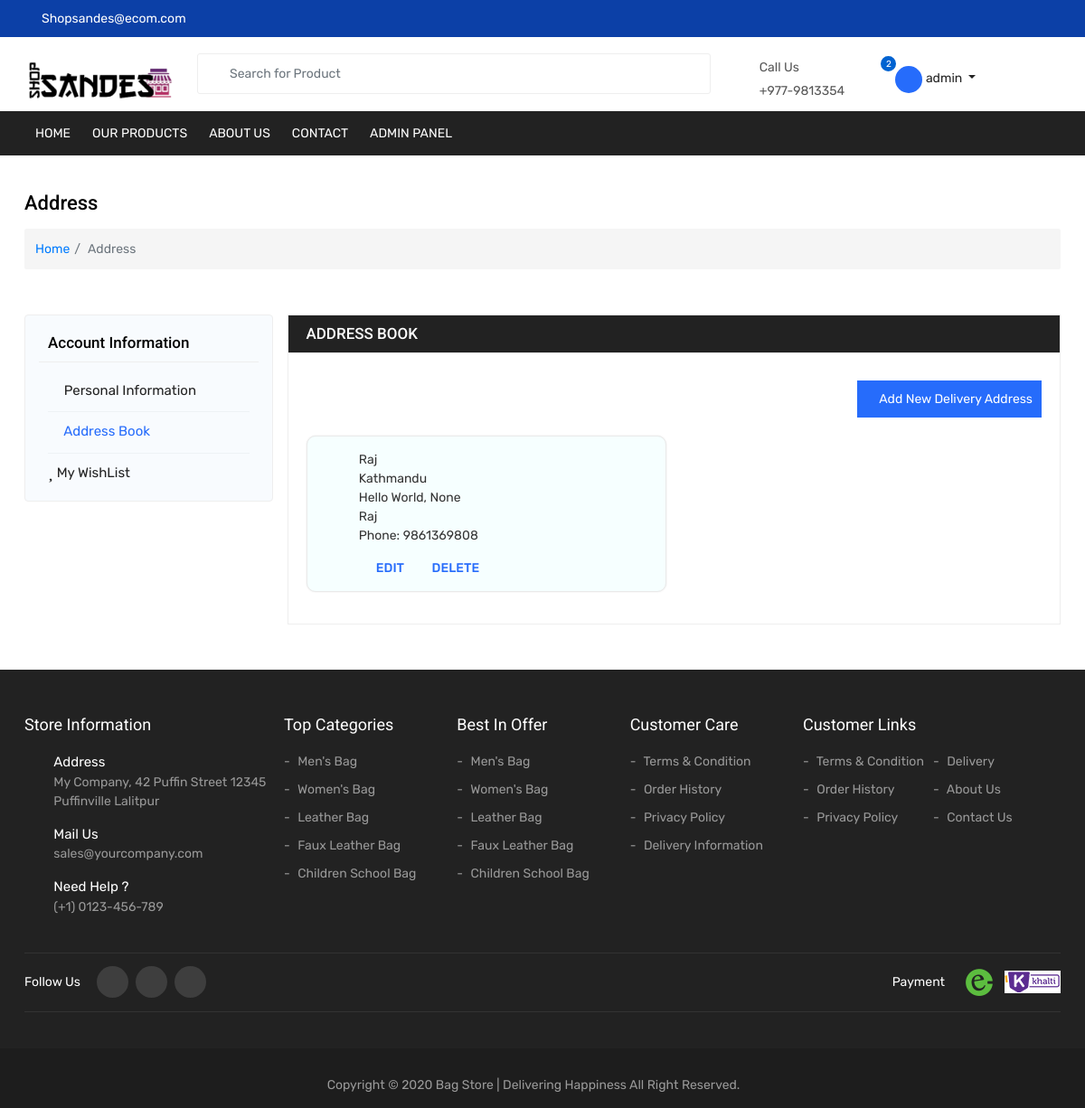
Screenshot of /Registration/My-address/ (signed in) with the database file from the repository.
### cart/models.py (models this page shows, shortened)
class Cart(models.Model):
    cart_user = models.OneToOneField(User, on_delete=models.CASCADE)
    is_paid = models.BooleanField(default=False)
    def total_items(self):
        total = sum(item.quantity for item in self.cartitem_set.all())
        return total

class CartItem(models.Model):
    cart = models.ForeignKey(Cart, on_delete=models.CASCADE)
    product = models.ForeignKey(Product, on_delete=models.CASCADE, related_name='products')
    quantity = models.PositiveIntegerField(default=1)
    total_price = models.FloatField(blank=True, null=True)

### accounts/models.py (models this page shows, shortened)
class Addres(models.Model):
    fname = models.CharField(max_length=100, default='')
    lname = models.CharField(max_length=100, default='')
    user = models.ForeignKey(User, on_delete=models.CASCADE)
    province = models.CharField(max_length=100)
    address = models.CharField(max_length=100)
    inner_address = models.CharField(max_length=100, blank=True, null=True)
    is_default = models.BooleanField(default=True)
    dlvr_contact = models.IntegerField()

### accounts/views.py (the view)
# urls.py: path('My-address/', views.address_info, name='address_info'),
@login_required
def address_info(request):
    data = Addres.objects.filter(user=request.user)
    context = {
        'data': data,
    }
    return render(request, 'acc_details/address.html', context)

### accounts/templates/acc_details/address.html (shortened to what this page needs)
{% extends 'base.html' %}
{% load static %}
{% block content %}
{% include 'includes/ecomsg.html' %}
<section class="page__breadcrumb">
    <div class="container">
      <div class="breadcrumb__title">
        <h2>Address </h2>
      </div>
      <ol class="breadcrumb indigo lighten-4">
        <li class="breadcrumb-item"><a class="black-text" href="#">Home</a></li>
        <li class="breadcrumb-item active">Address</li>
      </ol>
    </div>
  </section>
  <main>
    <section class="main__content">
      <div class="user__dashboard">
        <div class="container">
          <div class="row no-gutters">
            <div class="col* col-md-4 col-lg-3 user__dashboardLeft">
              <div class="user__sidebar sticky-top">
                <div class="side__bar__user">
                  <h3 class="user__dashboard__title">Account Information</h3>
                  <ul>
                    <li class="">
                      <a href="{% url 'account_info' %}"><i class="las la-user"></i> <span>Personal Information</span></a>
                    </li>
                    <li class="active">
                      <a href="{% url 'address_info' %}"><i class="las la-map-marked-alt"></i> <span>Address Book</span></a>
                    </li>
                    <li class="">
                      <a href="{% url 'wishlist_display' %}"><i class="las la-heart"></i> <span>My WishList</span></a>
                    </li>
                  </ul>
                </div>
              </div>
            </div>
            <div class="col* col-md-8 col-lg-9 user__dashboardRight">
              <div class="dashboard__bg">
                <h3 class="dashboard__bgTitle">Address Book</h3>
                <div class="p-y user__form">
                  <div class="address__main">
                    <a href="#" class="address__book">
                      <i class="las la-plus"></i> Add New Delivery Address
                    </a>
                  </div>
                  <div class="addressList__box">
                    <div class="row no-gutters">
                      {% for d in data %}
                      <div class="col* col-md-6 col-lg-6 address__list">
                        <div class="address__box">
                          <div class="addressBox__flex">
                            <div class="address__icon">
                              <i class="las la-home"></i>
                            </div>
                            <div class="address__infos">
                              <ul>
                                <li> {{d.fname}}</li>
                                <li>{{d.province}}</li>
                                <li>{{d.address}}, {% if d.inner_address %} {{d.inner_address}} {% endif %}</li>
                                <li>{{d.fname}}</li>
                                <li>Phone: {{d.dlvr_contact}}</li>
                              </ul>
                              <div class="addres__change">
                                <a href="{% url 'edit_address_display' d.id %}" class=""><i class="las la-edit"></i> Edit</a>
                                <a href="{% url 'delete_address' d.id %}" class=""><i class="las la-trash"></i> Delete</a>
                              </div>
                            </div>
                          </div>
                        </div>
                      </div>
                      {% endfor %}
                    </div>
                  </div>
                </div>
              </div>
            </div>
          </div>
        </div>
      </div>
    </section>
  </main>
{% endblock %}

### templates/base.html (shortened to what this page needs)
{% load static %}
<!doctype html>
<html lang="en">
  <head>
    <link type="text/css" rel="stylesheet" href="{% static 'css/style.css' %}">
    <link rel="stylesheet" href="https://cdnjs.cloudflare.com/ajax/libs/line-awesome/1.3.0/line-awesome/css/line-awesome.min.css">
    <link rel="stylesheet" href="https://cdnjs.cloudflare.com/ajax/libs/line-awesome/1.3.0/font-awesome-line-awesome/css/all.min.css">
  </head>
  <body>
    <header>
      <section class="header__top">
        <div class="header__topbg">
          <div class="container">
            <div class="row">
              <div class="col* col-sm-6 col-lg-6 header__topleft">
                <ul class="list-unstyled">
                  <li>
                    <a href="#">
                      <i class="las la-envelope"></i>
                      <span>Shopsandes@ecom.com</span>
                    </a>
                  </li>
                </ul>
              </div>
              <div class="col* col-sm-6 col-lg-6 header__topright">
                <ul class="list-unstyled">
                  <li>
                    <a href="#">
                      <i class="lab la-facebook-f"></i>
                    </a>
                  </li>
                  <li>
                    <a href="#">
                      <i class="lab la-twitter"></i>
                    </a>
                  </li>
                  <li>
                    <a href="#">
                      <i class="lab la-instagram"></i>
                    </a>
                  </li>
                </ul>
              </div>
            </div>
          </div>
        </div>
      </section>
      <section class="header__mid">
        <div class="container">
          <div class="row">
            <div class="col* col-sm-3 col-md-3 col-lg-2 col-xl-2 logo__sec" >
              <a href="#">
                <img src="{% static 'img/logoshop.png' %}" class="img-fluid" alt="title">
              </a>
            </div>
            <div class="col* d-none d-lg-block col-md-4 col-lg-5 col-xl-6 header__search" >
              <form method="post" action="{% url 'search_products' %}">
                <div class="search__desk">
                  <input type="text" name="search" class="form-control" placeholder="Search for Product">
                  <button type="submit" value="" name=""><i class="las la-search"></i></button>
                </div>
              </form>
            </div>
            <div class="col* col-sm-9 col-md-9 col-lg-5 col-xl-4 header__user">
              <div class="header__userFlex">
                <div class="header__call d-none d-md-block d-lg-block py-2"  style="margin-right: -25px;">
                  <div class="header__callFlex">
                    <i class="las la-phone-volume"></i>
                    <div class="header__callInfos">
                      <span>Call Us</span>
                      <p>+977-9813354</p>
                    </div>
                  </div>
                </div>
                <div class="header__cart py-2" style="margin-right: -16px;">
                  <a href="{% url 'cart_display' %}">
                    <div class="cart__col">
                      <i class="las la-shopping-cart"></i>
                      {% if user.is_authenticated %}
                      <span class="item__count">{{ request.user.cart.total_items }}</span>
                      {% endif %}
                    </div>
                  </a>
                </div>
                {% if user.is_authenticated %}
                <div class="user__col py-2">
                  <div class="user__sign">
                    <ul class="list-unstyled">
                      <li class="dropdown dropdown-user  dropdownUser nav-item">
                        <a class="dropdown-toggle nav-link dropdown-user-link" href="#" data-toggle="dropdown">
                          <i class="las la-user"></i>
                          <span class="care__title">{{request.user}}</span>
                        </a>
                      </li>
                    </ul>
                {% endif %}
              </div>
            </div>
          </div>
        </div>
      </section>
      <section id="sticky" class="header__menu">
        <div class="xs-navBar">
          <div class="container">
            <nav class="xs-menus">
              <div class="nav-menus-wrapper">
                <ul class="nav-menu">
                  <li class="">
                    <a class="nav_link" href="{% url 'home' %}"> Home</a>
                  </li>
                  <li class="">
                    <a class="nav_link" href="{% url 'product_listing_display' %}"> Our Products</a>
                  </li>
                  <li class="">
                    <a class="nav_link" href="{% url 'about_us' %}" >About Us</a>
                  </li>
                  <li class="">
                    <a class="nav_link" href="{% url 'contact_display' %}" >Contact</a>
                  </li>
                  {% if request.user.is_staff %}
                  <li class="">
                    <a class="nav_link" href="{% url 'admin_panel_display' %}" target="_blank">Admin Panel</a>
                  </li>
                  {% endif %}
                </ul>
              </div>
            </nav>
          </div>
        </div>
      </section>
    </header>
    {% block content %}
    {% endblock %}
    <footer>
        <div class="footer__top">
          <div class="container">
            <div class="row no-gutters">
              <div class="col* col-md-4 col-lg-3 footer__list">
                <h3>Store Information</h3>
                <div class="contact__infos">
                  <ul>
                    <li>
                      <div class="contact__icon">
                        <i class="las la-map-marked-alt"></i>
                      </div>
                      <div class="contact__infos">
                        <label>Address</label>
                        <span>My Company, 42 Puffin Street 12345 Puffinville Lalitpur</span>
                      </div>
                    </li>
                    <li>
                      <div class="contact__icon">
                        <i class="las la-envelope-open-text"></i>
                      </div>
                      <div class="contact__infos">
                        <label>Mail Us</label>
                        <span>sales@yourcompany.com</span>
                      </div>
                    </li>
                    <li>
                      <div class="contact__icon">
                        <i class="las la-phone-volume"></i>
                      </div>
                      <div class="contact__infos">
                        <label>Need Help ?</label>
                        <span>(+1) 0123-456-789</span>
                      </div>
                    </li>
                  </ul>
                </div>
              </div>
              <div class="col* col-md-4 col-lg-2 footer__list">
                <h3>Top Categories</h3>
                <div class="footer__menu">
                  <ul>
                    <li><a href="#"> Men's Bag</a></li>
                    <li><a href="#"> Women's Bag</a></li>
                    <li><a href="#"> Leather Bag</a></li>
                    <li><a href="#"> Faux Leather Bag</a></li>
                    <li><a href="#"> Children School Bag </a></li>
                  </ul>
                </div>
              </div>
              <div class="col* col-md-4 col-lg-2 footer__list">
                <h3>Best In Offer</h3>
                <div class="footer__menu">
                  <ul>
                    <li><a href="#"> Men's Bag</a></li>
                    <li><a href="#"> Women's Bag</a></li>
                    <li><a href="#"> Leather Bag</a></li>
                    <li><a href="#"> Faux Leather Bag</a></li>
                    <li><a href="#"> Children School Bag </a></li>
                  </ul>
                </div>
              </div>
              <div class="col* col-md-4 col-lg-2 footer__list">
                <h3>Customer Care</h3>
                <div class="footer__menu">
                  <ul>
                    <li><a href="#"> Terms & Condition</a></li>
                    <li><a href="#"> Order History</a></li>
                    <li><a href="#"> Privacy Policy</a></li>
                    <li><a href="#"> Delivery Information</a></li>
                  </ul>
                </div>
              </div>
              <div class="col* col-md-4 col-lg-3 footer__list">
                <h3>Customer Links</h3>
                <div class="footer__menu footer__menu--1">
                  <ul>
                    <li><a href="#"> Terms & Condition</a></li>
                    <li><a href="#"> Order History</a></li>
                    <li><a href="#"> Privacy Policy</a></li>
                    <li><a href="#"> Delivery</a></li>
                    <li><a href="#"> About Us</a></li>
                    <li><a href="#"> Contact Us</a></li>
                  </ul>
                </div>
              </div>
            </div>
            <div class="footer__mid">
              <div class="socialPay__flex">
                <div class="socialPay__left">
                  <ul>
                    <li><label>Follow Us</label></li>
                    <li>
                      <a href="#">
                        <i class="lab la-facebook-f"></i>
                      </a>
                    </li>
                    <li>
                      <a href="#">
                        <i class="lab la-twitter"></i>
                      </a>
                    </li>
                    <li>
                      <a href="#">
                        <i class="lab la-instagram"></i>
                      </a>
                    </li>
                  </ul>
                </div>
                <div class="socialPay__right">
                  <ul>
                    <li><label>Payment</label></li>
                    <li>
                      <a href="#">
                        <img style="height: 4rem;" src="{% static 'img/esewa.png' %}" alt="title">
                      </a>
                    </li>
                    <li>
                      <a href="#">
                        <img src="{% static 'img/khalti.jpg' %}" alt="title">
                      </a>
                    </li>
                  </ul>
                </div>
              </div>
            </div>
          </div>
        </div>
        <div class="footer__bottom">
          <div class="container">
            <p>Copyright © 2020 Bag Store  | Delivering Happiness All Right Reserved.</p>
          </div>
        </div>
      </footer>
    </body>
  </html>

### static/css/eco_msg.css (style rules this page uses)
p { padding-right: 2rem; padding-top: 5px; }

### rows the page displays
Addres: fname "Raj", province "Kathmandu", address "Hello World", inner_address "None", dlvr_contact "9861369808"

### other values shown
{{ request.user.cart.total_items }} "2"
{{ request.user }} "admin"
